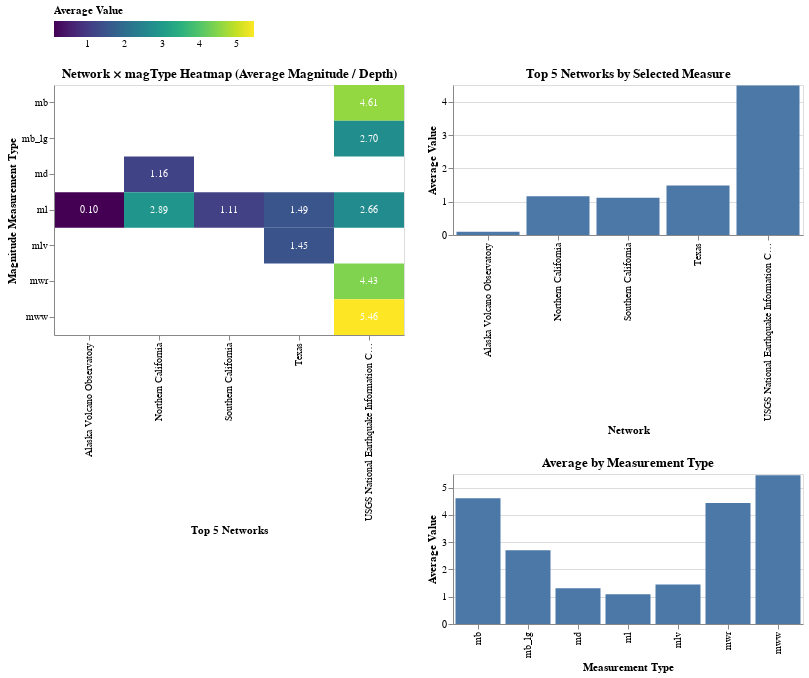

Write notebook code for a chart like this one.
### Code cell
# ----------
# NETWORK LABELS
# ----------
# map network codes to full names
network_labels = {
    'av': 'Alaska Volcano Observatory',
    'ci': 'Southern California',
    'nc': 'Northern California',
    'tx': 'Texas',
    'us': 'USGS National Earthquake Information Center'
}
earthquakes['net_full'] = earthquakes['net'].map(network_labels)

# aggregate average magnitude and depth by network and magType
network_magtype_avg = earthquakes.groupby(
    ['net_full', 'magType'], as_index=False
).agg({'mag':'mean','depth':'mean'})

# melt for a column 'measure' to select dynamically
network_magtype_avg = network_magtype_avg.melt(
    id_vars=['net_full','magType'],
    value_vars=['mag','depth'],
    var_name='measure_type',
    value_name='value'
)

# aggregate average by network only for the bar chart
network_avg = earthquakes.groupby('net_full', as_index=False).agg({'mag':'mean','depth':'mean'})
network_avg = network_avg.melt(
    id_vars=['net_full'],
    value_vars=['mag','depth'],
    var_name='measure_type',
    value_name='value'
)

# dropdown widget to choose measure
dropdown = alt.binding_select(
    options=['mag','depth'],
    name='Measure: '
)
measure_param = alt.param(value='mag', bind=dropdown)

# ----------
# HEATMAP OF NETWORK x MAGTYPE BY SELECTED MEASURE (mag or depth)
# ----------
heatmap = alt.Chart(network_magtype_avg).mark_rect().encode(
    alt.X('net_full:N', title='Top 5 Networks'),
    alt.Y('magType:N', title='Magnitude Measurement Type'),
    color=alt.Color('value:Q', 
                    scale=alt.Scale(scheme='viridis'), 
                    legend=alt.Legend(orient='top'),
                    title='Average Value'),
    tooltip=['net_full:N', 'magType:N', 'value:Q']
).transform_filter(
    alt.datum.measure_type == measure_param
).add_params(
    measure_param
).properties(
    width=350,
    height=250,
    title='Network × magType Heatmap (Average Magnitude / Depth)'
)

# optional: add text on top of squares
text = heatmap.mark_text(baseline='middle', fontSize=10).encode(
    text=alt.Text('value:Q', format=".2f"),
    color=alt.value('white')
)
heatmap = heatmap + text

# ----------
# SUPPORTING BAR CHART AGGREGATED BY MAGTYPE
# ----------
avg_by_magtype = earthquakes.groupby('magType', as_index=False).agg({'mag':'mean','depth':'mean'})
avg_by_magtype = avg_by_magtype.melt(
    id_vars=['magType'],
    value_vars=['mag','depth'],
    var_name='measure_type',
    value_name='value'
)

bar_magtype = alt.Chart(avg_by_magtype).mark_bar().encode(
    alt.X('magType:N', title='Measurement Type'),
    alt.Y('value:Q', title='Average Value'),
    tooltip=['magType:N','value:Q']
).transform_filter(
    alt.datum.measure_type == measure_param
).add_params(
    measure_param
).properties(
    width=350,
    height=150,
    title='Average by Measurement Type'
)

# ----------
# BAR CHART FOR AVERAGE PER NETWORK, TOP 5 NETWORKS, FOR SELECTED MEASURE (mag or depth)
# ----------
bar_network = alt.Chart(network_avg).mark_bar().encode(
    alt.X('net_full:N', title='Network'),
    alt.Y('value:Q', title='Average Value'),
    tooltip=['net_full:N', 'value:Q']
).transform_filter(
    alt.datum.measure_type == measure_param
).add_params(
    measure_param
).properties(
    width=350,
    height=150,
    title='Top 5 Networks by Selected Measure'
)

# ----------
# FINAL LAYOUT
# ----------
final_view2 = (heatmap | bar_network & bar_magtype)
final_view2

### Figure 1 — Vega-Lite specification as saved in the notebook (floating-point values rounded to 4 significant figures)
{"$schema": "https://vega.github.io/schema/vega-lite/v5.20.1.json", "config": {"view": {"continuousHeight": 300, "continuousWidth": 300}}, "datasets": {"data-8da0424409845dc2b7098af5c3da010a": [{"measure_type": "mag", "net_full": "Alaska Volcano Observatory", "value": 0.09796}, {"measure_type": "mag", "net_full": "Northern California", "value": 1.165}, {"measure_type": "mag", "net_full": "Southern California", "value": 1.115}, {"measure_type": "mag", "net_full": "Texas", "value": 1.487}, {"measure_type": "mag", "net_full": "USGS National Earthquake Information Center", "value": 4.483}, {"measure_type": "depth", "net_full": "Alaska Volcano Observatory", "value": 4.474}, {"measure_type": "depth", "net_full": "Northern California", "value": 3.897}, {"measure_type": "depth", "net_full": "Southern California", "value": 8.584}, {"measure_type": "depth", "net_full": "Texas", "value": 7.149}, {"measure_type": "depth", "net_full": "USGS National Earthquake Information Center", "value": 74.06}], "data-c9111463b85b25125c8dddb7e7c53a15": [{"magType": "mb", "measure_type": "mag", "value": 4.609}, {"magType": "mb_lg", "measure_type": "mag", "value": 2.7}, {"magType": "md", "measure_type": "mag", "value": 1.311}, {"magType": "ml", "measure_type": "mag", "value": 1.094}, {"magType": "mlv", "measure_type": "mag", "value": 1.45}, {"magType": "mwr", "measure_type": "mag", "value": 4.433}, {"magType": "mww", "measure_type": "mag", "value": 5.459}, {"magType": "mb", "measure_type": "depth", "value": 83.18}, {"magType": "mb_lg", "measure_type": "depth", "value": 9.939}, {"magType": "md", "measure_type": "depth", "value": 6.751}, {"magType": "ml", "measure_type": "depth", "value": 7.748}, {"magType": "mlv", "measure_type": "depth", "value": 9.975}, {"magType": "mwr", "measure_type": "depth", "value": 47.92}, {"magType": "mww", "measure_type": "depth", "value": 67.72}], "data-f425c49b1609825c63a9ce92d152a053": [{"magType": "ml", "measure_type": "mag", "net_full": "Alaska Volcano Observatory", "value": 0.09796}, {"magType": "md", "measure_type": "mag", "net_full": "Northern California", "value": 1.157}, {"magType": "ml", "measure_type": "mag", "net_full": "Northern California", "value": 2.89}, {"magType": "ml", "measure_type": "mag", "net_full": "Southern California", "value": 1.115}, {"magType": "ml", "measure_type": "mag", "net_full": "Texas", "value": 1.487}, {"magType": "mlv", "measure_type": "mag", "net_full": "Texas", "value": 1.45}, {"magType": "mb", "measure_type": "mag", "net_full": "USGS National Earthquake Information Center", "value": 4.609}, {"magType": "mb_lg", "measure_type": "mag", "net_full": "USGS National Earthquake Information Center", "value": 2.7}, {"magType": "ml", "measure_type": "mag", "net_full": "USGS National Earthquake Information Center", "value": 2.656}, {"magType": "mwr", "measure_type": "mag", "net_full": "USGS National Earthquake Information Center", "value": 4.433}, {"magType": "mww", "measure_type": "mag", "net_full": "USGS National Earthquake Information Center", "value": 5.459}, {"magType": "ml", "measure_type": "depth", "net_full": "Alaska Volcano Observatory", "value": 4.474}, {"magType": "md", "measure_type": "depth", "net_full": "Northern California", "value": 3.84}, {"magType": "ml", "measure_type": "depth", "net_full": "Northern California", "value": 16.2}, {"magType": "ml", "measure_type": "depth", "net_full": "Southern California", "value": 8.584}, {"magType": "ml", "measure_type": "depth", "net_full": "Texas", "value": 7.143}, {"magType": "mlv", "measure_type": "depth", "net_full": "Texas", "value": 9.975}, {"magType": "mb", "measure_type": "depth", "net_full": "USGS National Earthquake Information Center", "value": 83.18}, {"magType": "mb_lg", "measure_type": "depth", "net_full": "USGS National Earthquake Information Center", "value": 9.939}, {"magType": "ml", "measure_type": "depth", "net_full": "USGS National Earthquake Information Center", "value": 17.96}, {"magType": "mwr", "measure_type": "depth", "net_full": "USGS National Earthquake Information Center", "value": 47.92}, {"magType": "mww", "measure_type": "depth", "net_full": "USGS National Earthquake Information Center", "value": 67.72}]}, "hconcat": [{"data": {"name": "data-f425c49b1609825c63a9ce92d152a053"}, "height": 250, "layer": [{"encoding": {"color": {"field": "value", "legend": {"orient": "top"}, "scale": {"scheme": "viridis"}, "title": "Average Value", "type": "quantitative"}, "tooltip": [{"field": "net_full", "type": "nominal"}, {"field": "magType", "type": "nominal"}, {"field": "value", "type": "quantitative"}], "x": {"field": "net_full", "title": "Top 5 Networks", "type": "nominal"}, "y": {"field": "magType", "title": "Magnitude Measurement Type", "type": "nominal"}}, "mark": {"type": "rect"}, "title": "Network × magType Heatmap (Average Magnitude / Depth)", "transform": [{"filter": "(datum.measure_type === param_6)"}]}, {"encoding": {"color": {"value": "white"}, "text": {"field": "value", "format": ".2f", "type": "quantitative"}, "tooltip": [{"field": "net_full", "type": "nominal"}, {"field": "magType", "type": "nominal"}, {"field": "value", "type": "quantitative"}], "x": {"field": "net_full", "title": "Top 5 Networks", "type": "nominal"}, "y": {"field": "magType", "title": "Magnitude Measurement Type", "type": "nominal"}}, "mark": {"baseline": "middle", "fontSize": 10, "type": "text"}, "title": "Network × magType Heatmap (Average Magnitude / Depth)", "transform": [{"filter": "(datum.measure_type === param_6)"}]}], "width": 350}, {"vconcat": [{"data": {"name": "data-8da0424409845dc2b7098af5c3da010a"}, "encoding": {"tooltip": [{"field": "net_full", "type": "nominal"}, {"field": "value", "type": "quantitative"}], "x": {"field": "net_full", "title": "Network", "type": "nominal"}, "y": {"field": "value", "title": "Average Value", "type": "quantitative"}}, "height": 150, "mark": {"type": "bar"}, "title": "Top 5 Networks by Selected Measure", "transform": [{"filter": "(datum.measure_type === param_6)"}], "width": 350}, {"data": {"name": "data-c9111463b85b25125c8dddb7e7c53a15"}, "encoding": {"tooltip": [{"field": "magType", "type": "nominal"}, {"field": "value", "type": "quantitative"}], "x": {"field": "magType", "title": "Measurement Type", "type": "nominal"}, "y": {"field": "value", "title": "Average Value", "type": "quantitative"}}, "height": 150, "mark": {"type": "bar"}, "title": "Average by Measurement Type", "transform": [{"filter": "(datum.measure_type === param_6)"}], "width": 350}]}], "params": [{"bind": {"input": "select", "name": "Measure: ", "options": ["mag", "depth"]}, "name": "param_6", "value": "mag"}]}
